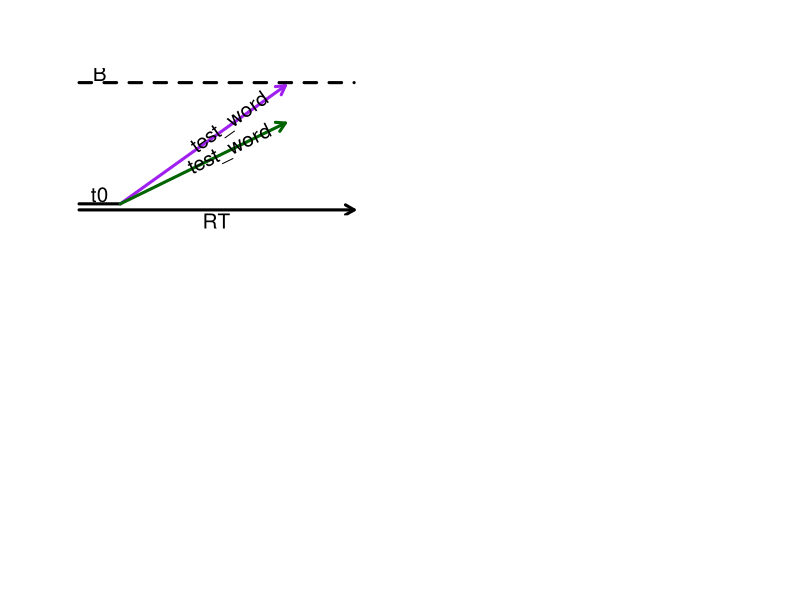

Source code (R):
rm(list = ls())

get_drift_angle <- function(x0, x1, y0, y1){
  width <- x1 - x0
  height <- y1 - y0
  w_plot <- par("pin")[1] / diff(par("usr")[1:2])
  h_plot <- par("pin")[2] / diff(par("usr")[3:4])
  return(atan((h_plot/w_plot) * (height/width)) * 180/pi)
}

par(mfrow =c(2,2))

B <- 2
v <- 3
max <- 2
rt <- 1.5
t0 <- .3
x <- c(0, t0)
y <- c(0, 0)
ylim <- c(-.1, B+.15)
plot(x, y, type = "l", xlim = c(0, max), xlab = "", ylab = "", axes = F, ylim = ylim, lwd = 3)
arrows(x0 = 0, x1 = max, y0 = -.1, y1 = -.1, lwd = 3, length = .1)
arrows(x0 = t0, x1 = rt, y0 = 0, y1 = B-.05, lwd = 3, length = .1, col = "purple")
arrows(x0 = t0, x1 = rt, y0 = 0, y1 = B - B/3, lwd = 3, length = .1, col = "darkgreen")
lines(c(0, max), c(B, B), lwd = 3, lty = 2)
title(xlab="RT", line=0, cex.lab = 1.5)
text(t0/2, .15, "t0", cex = 1.5)
text(t0/2, B + .15, "B", cex = 1.5)
# debug(get_drift_angle)
text((t0 + rt)/1.5 - .1, B/1.5, "test_word", cex = 1.5, srt = get_drift_angle(t0, rt, 0, B-.05))
text((t0 + rt)/1.5 - .1, (B - B/3)/1.5, "test_word", cex = 1.5, srt = get_drift_angle(t0, rt, 0, B-B/3))

